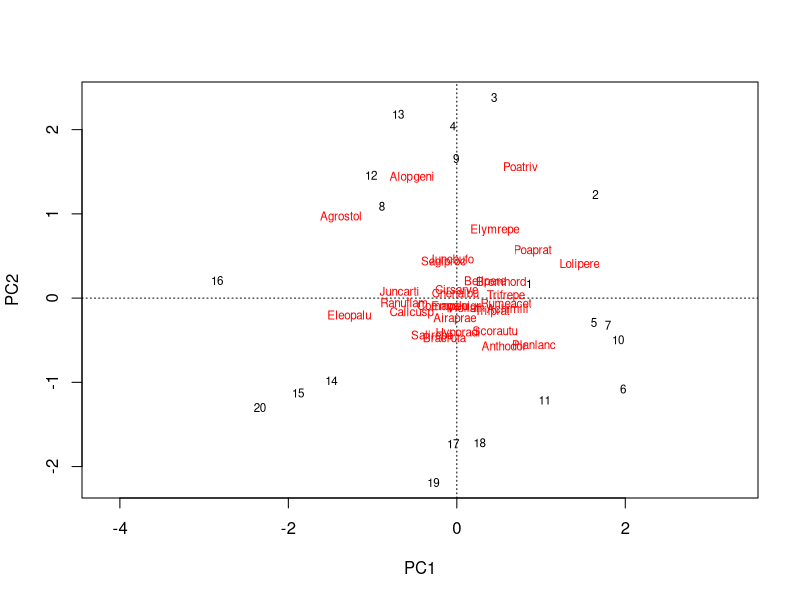

Recreate this plot in R.
# Code for performing multivariate analysis with community data

# The vegan package will be used for the multivariate part
library(vegan)

# Using the data inside vegan
data(dune)

# Looking inside the dataset
dune # whole dataset

# Looking at few rows
head(dune)

# Principal Component Analysis with vegan
multipca <- pca(dune)
multipca

# Principal Components Analysis without vegan
# multivar <- prcomp(dune)
# multivar

# Looking at the percentage of variance explained by each Principal COmponent
summary(multipca)

# How much variability is explained by the first two components?
# proportion of PC1: 0.2947
# percentage of explained variability by PC!: 29.47%

# Exercise: calculate the percentage of explained variability by PC2
# proportion of PC1: 0.2157
# percentage of explained variability by PC!: 21.57%

# Exercise: we are going to make a graph with just two dimensions over the 20 original dimensions, what is the total variability explained by PC1 + PC2
# Total explained variability 
totvar = 29.47 + 21.57
totvar # 51.04

# Make the final plot
plot(multipca)
